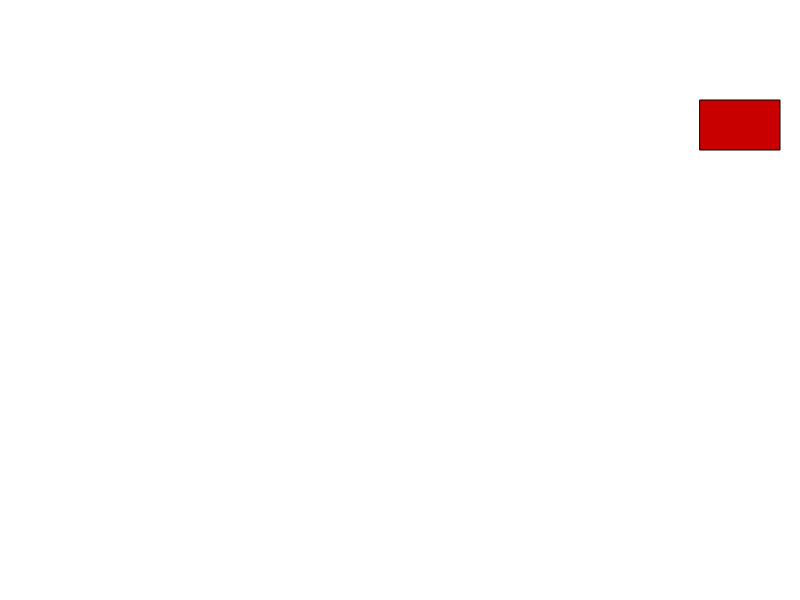
Frame 1 (no input)
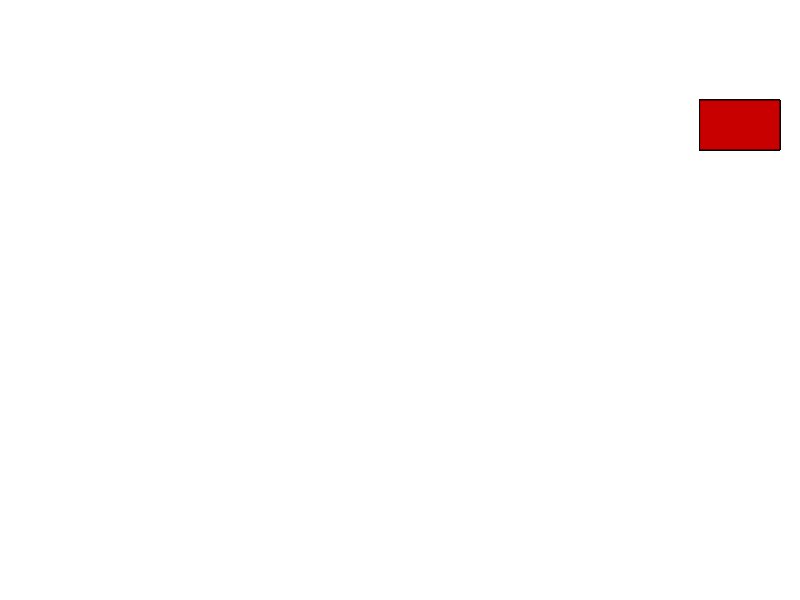
Frame 60 (no input)
Frame 120 (the mouse pressed at the canvas centre since frame 60): identical to frame 60, image omitted

The p5.js sketch that drew these frames (run headless with seeded random() and noise() and a simulated clock; from frame 60 on, the mouse is pressed at the canvas centre):

// p5.js sketch
// ── sketch.js
var x = 700;
var y = 100;
var w = 80;
var h = 50;

function setup() {
  createCanvas(800, 600);
}

function draw() {
  // If the mouse is within the box
  if ((mouseX > x) && (mouseX < x+w) && (mouseY > y) && (mouseY < y+h)) {
    fill(255, 0, 0); // fill dark red
  }
  else {
    fill(200, 0, 0); // fill bright red
  }

  // Draw the rect
  rect(x, y, w, h);
}
